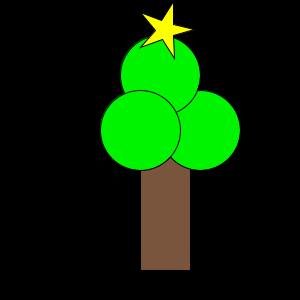
Frame 1 (no input)
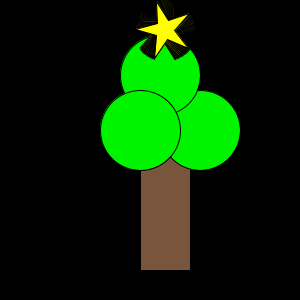
Frame 60 (the mouse pressed at the canvas centre just before this capture)
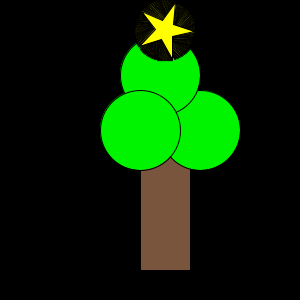
Frame 120 (the mouse held since frame 60 and released just before this capture)

The Processing sketch that drew these frames (run headless with seeded random() and noise(); from frame 60 on, the mouse is pressed at the canvas centre):

// Processing sketch: opdracht_9_9
// ── opdracht_9_9.pde

void setup() {
  size(300, 300);
  background(0,0,0);
  Boom(100, 100);
}

void draw(){
  fill(255,255,0);
  pushMatrix();
  translate(width*0.55, height*0.1);
  rotate(frameCount / -100.0);
  star(0, 0, 10, 30, 5); 
  popMatrix(); 
}

void Boom(int x, int y) {
  stroke(0);
  fill(121, 85, 61);
  rect(x +40, y + 30, 50, 140); 
  fill(0, 244, 0);
  ellipse(x + 100, y + 30, 80, 80);
  ellipse(x + 60, y - 25, 80, 80);
  ellipse(x + 40, y + 30, 80, 80);
}



void star(float x, float y, float radius1, float radius2, int npoints) {
  float angle = TWO_PI / npoints;
  float halfAngle = angle/2.0;
  beginShape();
  for (float a = 0; a < TWO_PI; a += angle) {
    float sx = x + cos(a) * radius2;
    float sy = y + sin(a) * radius2;
    vertex(sx, sy);
    sx = x + cos(a+halfAngle) * radius1;
    sy = y + sin(a+halfAngle) * radius1;
    vertex(sx, sy);
  }
  endShape(CLOSE);
}
